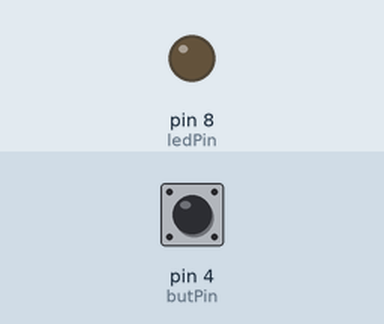
A sketch run on a simulated Arduino Uno, built with avr-gcc and run on an emulated ATmega328P. Shown: output pins drawn as LEDs (lit = HIGH). The inputs (shaded band) are chosen by the test bench; at power-on: pin 4 (butPin) LOW.

Above: at 1.2 s.
1.3 s: pin 4 (butPin) pulled HIGH for 0.15 s
At 2.3 s:
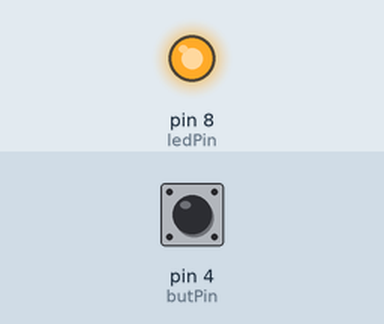
2.9 s: pin 4 (butPin) pulled HIGH for 1 s
At 3.5 s:
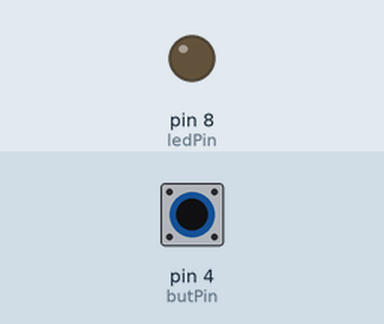
5.4 s: pin 4 (butPin) pulled HIGH for 3.2 s
At 6.6 s:
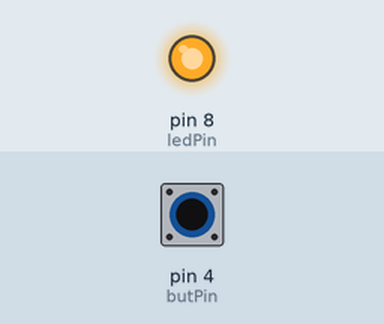
Timing chart, 0 to 8.4 s (numbered marks = the images above; inputs shaded):
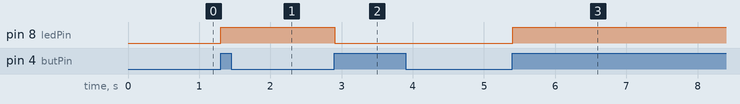

Measured:
- after the input at 1.3 s, pin 8 (ledPin): LOW → HIGH at once
- after the input at 2.9 s, pin 8 (ledPin): HIGH → LOW at once
- after the input at 5.4 s, pin 8 (ledPin): LOW → HIGH at once

The sketch:

28-Button-as-Switch.ino
```cpp
/**
 Lesson 28 - Button as Switch

Completing the homework from previous lesson but mcWhorter style.

He did it pretty similar to me but instead of waiting for it to come up like I did when it switches states, he
looks at only the specific transition from down to up. Same exact logic though! I also used bools because they read better.

Turns out my delay issue that I fixed was due to button bounce
 */

int ledState = 0;

int ledPin = 8;
int butPin = 4;

int buttonNew;
int buttonOld = 1;

int dt = 50;

void setup() {
  Serial.begin(9600);
  pinMode(ledPin,OUTPUT);
  pinMode(butPin,INPUT);
}

void loop() {
  buttonNew = digitalRead(butPin);
  if(buttonOld == 0 && buttonNew == 1){
    if(ledState == 0){
      digitalWrite(ledPin,HIGH);
      ledState = 1;
    } else {
      digitalWrite(ledPin,LOW);
      ledState = 0;
    }
  }

  buttonOld = buttonNew;
  delay(dt);
}
```
